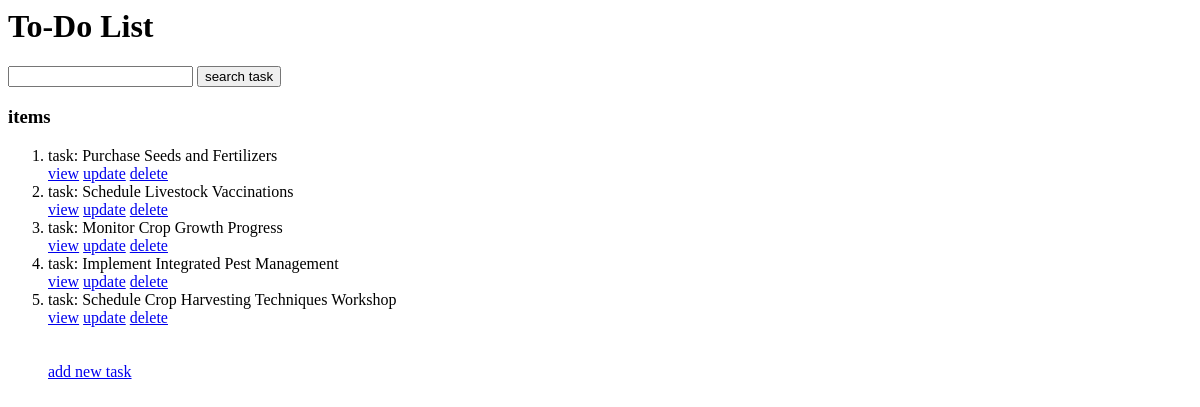
/tasklist/ (signed in), run on an earlier commit of the app's database.
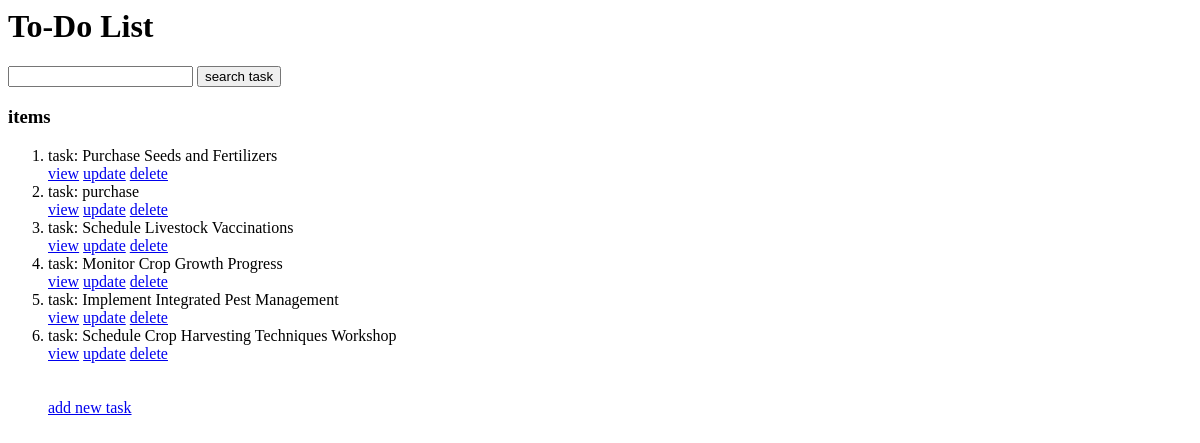
And on a later commit of the database.
### todo/models.py (models this page shows, shortened)
class Tasks(models.Model):
    user=models.ForeignKey(settings.AUTH_USER_MODEL, on_delete=models.CASCADE,null=True,blank=True)
    title=models.CharField(max_length=100,null=True)
    description=models.TextField(null=True)
    complete=models.BooleanField(default=False)
    created=models.DateTimeField(auto_now_add=True)
    class Meta:
        ordering=['complete']

### todo/views.py (the view)
# urls.py: path('tasklist/',TaskList.as_view(),name='tasks'),#home url
class TaskList(LoginRequiredMixin,ListView):
    model=Tasks
    context_object_name='tasks'
    template_name = 'todo/tasks_list.html'
    def get_queryset(self):
        username = self.request.session.get('username')
        return Tasks.objects.filter(user_id=username)
    def get_context_data(self, **kwargs):
        context = super().get_context_data(**kwargs)
        context['count'] = self.get_queryset().filter(complete=False).count()
        search_input=self.request.GET.get('searchbar') or ''
        if search_input:
            context['tasks']=context['tasks'].filter(title__icontains=search_input)
            context['search_input']=search_input
        return context

### todo/templates/todo/tasks_list.html
<h1>To-Do List </h1>
<form action='' method="get">
        <input type="text" name="searchbar">
    <input type="submit" value="search task">
</form>
<h3> items </h3>
<ol>
    {% for TASK in tasks %}
        <li>
            task:  {{TASK.title}}<br>
            <a href="{% url 'tasks-detail' TASK.id %}">view</a>
            <a href="{% url 'task-update' TASK.id %}">update</a>
            <a href="{% url 'task-delete' TASK.id %}">delete</a>
        </li>
    {% empty %}
        <h3> no items in list</h3>
        <a href="{% url 'task-create' %}">add new task</a>
    {% endfor %}
    <br><br>
    <a href="{% url 'task-create' %}">add new task</a>
</ol>

What changed in the data, as far as the page shows it:
added Tasks: title "purchase"
